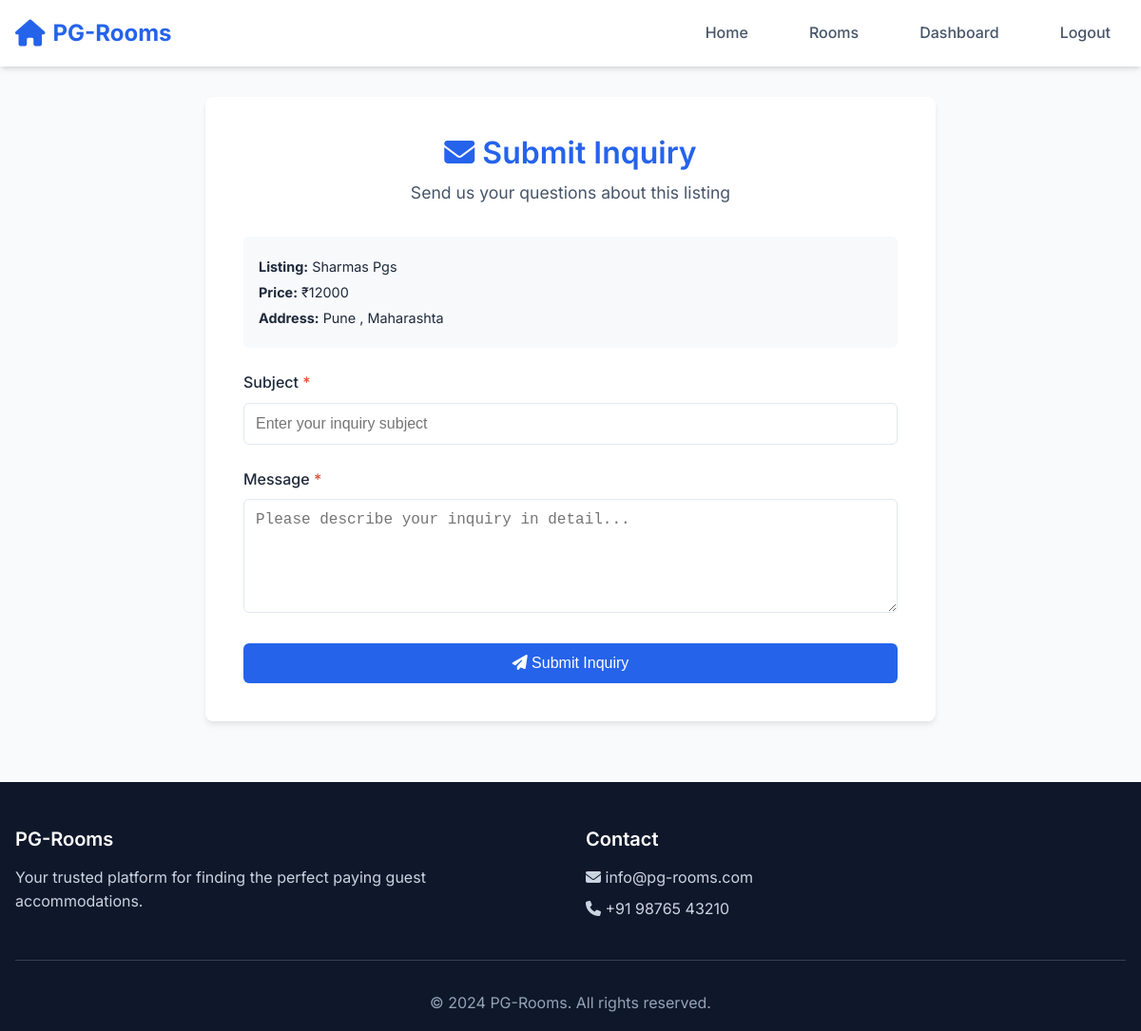
Screenshot of /pages/inquire.php?lid=12&title=Sharmas+Pgs&price=12000 (signed in) with the database file from the repository.
### tables this page shows
CREATE TABLE `listing` (
  `lid` int(11) NOT NULL,
  `title` varchar(100) NOT NULL,
  `price` decimal(20,0) NOT NULL,
  `ladd` varchar(50) NOT NULL,
  `stype` varchar(20) NOT NULL,
  `wifi` varchar(40) NOT NULL,
  `ac` varchar(20) NOT NULL,
  `food` varchar(20) NOT NULL,
  `parking` varchar(20) NOT NULL,
  `gym` varchar(20) NOT NULL,
  `securitry` varchar(20) NOT NULL,
  `limage` varchar(255) NOT NULL,
  `ldesc` varchar(255) NOT NULL,
  `aid` int(10) NOT NULL
);

### pages/inquire.php (the view, shortened to what this page needs)
<?php
require_once '../database/dbcon.php';
$listing_id = isset($_GET['lid']) ? intval($_GET['lid']) : 0;
$listing_sql = "SELECT lid, title, price, ladd, aid FROM listing WHERE lid = $listing_id";
$listing_result = mysqli_query($conn, $listing_sql);
$listing = mysqli_fetch_assoc($listing_result);
?>
<!DOCTYPE html>
<html lang="en">
<head>
    <link rel="stylesheet" href="../assets/css/main.css">
    <link rel="stylesheet" href="../assets/css/responsive.css">
    <link rel="stylesheet" href="https://cdnjs.cloudflare.com/ajax/libs/font-awesome/6.4.0/css/all.min.css">
</head>
<body>
    <nav class="navbar">
        <div class="container">
            <div class="navbar-container">
                <a href="../index.php" class="navbar-brand">
                    <i class="fas fa-home"></i>
                    <span>PG-Rooms</span>
                </a>
                <ul class="navbar-nav">
                    <li><a href="../index.php" class="nav-link">Home</a></li>
                    <li><a href="Listing.php" class="nav-link">Rooms</a></li>
                    <li><a href="dashboard.php" class="nav-link">Dashboard</a></li>
                    <li><a href="logout.php" class="nav-link">Logout</a></li>
                </ul>
            </div>
        </div>
    </nav>
    <div class="inquiry-container">
        <div class="inquiry-form">
            <div class="form-header">
                <h2><i class="fas fa-envelope"></i> Submit Inquiry</h2>
                <p>Send us your questions about this listing</p>
            </div>
            <div class="user-info-display">
                <p><strong>Listing:</strong> <?php echo htmlspecialchars($listing['title']); ?></p>
                <p><strong>Price:</strong> ₹<?php echo htmlspecialchars($listing['price']); ?></p>
                <p><strong>Address:</strong> <?php echo htmlspecialchars($listing['ladd']); ?></p>
            </div>
            <form method="POST" action="inquire.php?lid=<?php echo $listing_id; ?>">
                <div class="form-group">
                    <label for="subject">Subject <span class="required">*</span></label>
                    <input type="text" id="subject" name="subject" required
                           placeholder="Enter your inquiry subject"
                           value="<?php echo isset($_POST['subject']) ? htmlspecialchars($_POST['subject']) : ''; ?>">
                </div>
                <div class="form-group">
                    <label for="message">Message <span class="required">*</span></label>
                    <textarea id="message" name="message" required
                              placeholder="Please describe your inquiry in detail..."><?php echo isset($_POST['message']) ? htmlspecialchars($_POST['message']) : ''; ?></textarea>
                </div>
                <button type="submit" name="submit_inquiry" class="btn-submit">
                    <i class="fas fa-paper-plane"></i> Submit Inquiry
                </button>
            </form>
        </div>
    </div>
    <footer class="footer">
        <div class="container">
            <div class="footer-content">
                <div class="footer-section">
                    <h5>PG-Rooms</h5>
                    <p>Your trusted platform for finding the perfect paying guest accommodations.</p>
                </div>
                <div class="footer-section">
                    <h5>Contact</h5>
                    <p><i class="fas fa-envelope"></i> info@pg-rooms.com</p>
                    <p><i class="fas fa-phone"></i> +91 98765 43210</p>
                </div>
            </div>
            <div class="footer-bottom">
                <p>&copy; 2024 PG-Rooms. All rights reserved.</p>
            </div>
        </div>
    </footer>
</body>
</html>

### assets/css/main.css (style rules this page uses)
:root { --primary-color: #2563eb; --secondary-color: #64748b; --accent-color: #f59e0b; --success-color: #10b981; --danger-color: #ef4444; --warning-color: #f59e0b; --info-color: #3b82f6; --text-primary: #1e293b; --text-secondary: #475569; --text-muted: #94a3b8; --bg-primary: #ffffff; --bg-secondary: #f8fafc; --bg-dark: #0f172a; --border-color: #e2e8f0; --shadow-sm: 0 1px 2px 0 rgb(0 0 0 / 0.05); --shadow-md: 0 4px 6px -1px rgb(0 0 0 / 0.1), 0 2px 4px -2px rgb(0 0 0 / 0.1); --shadow-lg: 0 10px 15px -3px rgb(0 0 0 / 0.1), 0 4px 6px -4px rgb(0 0 0 / 0.1); --border-radius: 0.375rem; --border-radius-lg: 0.5rem; --font-family: 'Inter', -apple-system, BlinkMacSystemFont, 'Segoe UI', Roboto, sans-serif; }
* { margin: 0; padding: 0; box-sizing: border-box; }
body { font-family: var(--font-family); line-height: 1.6; color: var(--text-primary); background-color: var(--bg-secondary); }
a { text-decoration: none; color: inherit; }
ul { list-style: none; }
h1, h2, h3, h4, h5, h6 { font-weight: 600; line-height: 1.2; margin-bottom: 0.5rem; }
h2 { font-size: 2rem; }
h5 { font-size: 1.25rem; }
.container { max-width: 1200px; margin: 0 auto; padding: 0 1rem; }
.navbar { background: var(--bg-primary); box-shadow: var(--shadow-md); position: sticky; top: 0; z-index: 1000; }
.navbar-container { display: flex; align-items: center; justify-content: space-between; padding: 1rem 0; }
.navbar-brand { display: flex; align-items: center; font-size: 1.5rem; font-weight: 700; color: var(--primary-color); }
.navbar-brand i { margin-right: 0.5rem; font-size: 1.75rem; }
.navbar-nav { display: flex; align-items: center; gap: 2rem; }
.nav-link { color: var(--text-secondary); font-weight: 500; transition: color 0.3s ease; padding: 0.5rem 1rem; border-radius: var(--border-radius); }
.footer { background: var(--bg-dark); color: white; padding: 3rem 0 1rem; margin-top: 4rem; }
.footer-content { display: grid; grid-template-columns: repeat(auto-fit, minmax(250px, 1fr)); gap: 2rem; margin-bottom: 2rem; }
.footer-section h5 { margin-bottom: 1rem; }
.footer-section p { color: #cbd5e1; margin-bottom: 0.5rem; }
.footer-bottom { text-align: center; padding-top: 2rem; border-top: 1px solid #334155; color: #94a3b8; }

### pages/inquire.php (style rules this page uses)
.inquiry-container { max-width: 800px; margin: 2rem auto; padding: 0 1rem; }
.inquiry-form { background: white; border-radius: 0.5rem; box-shadow: 0 4px 6px -1px rgb(0 0 0 / 0.1); padding: 2.5rem; margin: 2rem 0; }
.form-header { text-align: center; margin-bottom: 2rem; }
.form-header h2 { color: var(--primary-color); margin-bottom: 0.5rem; }
.form-header p { color: var(--text-secondary); font-size: 1.1rem; }
.form-group { margin-bottom: 1.5rem; }
.form-group label { display: block; margin-bottom: 0.5rem; font-weight: 500; color: var(--text-color); }
.form-group input, .form-group select, .form-group textarea { width: 100%; padding: 0.75rem; border: 1px solid var(--border-color); border-radius: 0.375rem; font-size: 1rem; transition: border-color 0.3s; }
.form-group textarea { resize: vertical; min-height: 120px; }
.btn-submit { background: var(--primary-color); color: white; padding: 0.75rem 2rem; border: none; border-radius: 0.375rem; cursor: pointer; font-size: 1rem; font-weight: 500; width: 100%; transition: background 0.3s; }
.user-info-display { background: #f8f9fa; padding: 1rem; border-radius: 0.375rem; margin-bottom: 1.5rem; }
.user-info-display p { margin: 0.25rem 0; font-size: 0.9rem; }
.required { color: #e74c3c; }

### rows the page displays
listing: title "Sharmas Pgs", price "12000", ladd "Pune , Maharashta"
